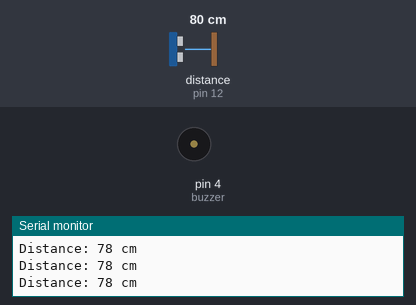
The sketch below on a simulated Arduino Uno, built with avr-gcc and run on an emulated ATmega328P. Shown: buzzer (waves = sounding, pin HIGH), the last lines printed to the serial monitor. Wiring (inferred from the names in the program): ultrasonic range finder: trigger pin 10; echo pin 12. Inputs (shaded band) come from the test bench; at power-on: distance to the obstacle (sensor on pin 12) 80 cm. The echo pulse lasts 58.3 µs per cm; pins used as bus, display or sensor lines are not drawn.

Above: at 1.2 s.
1.3 s: distance to the obstacle (sensor on pin 12) set to 13 cm
2.8 s: distance to the obstacle (sensor on pin 12) set to 10 cm
At 2.95 s:
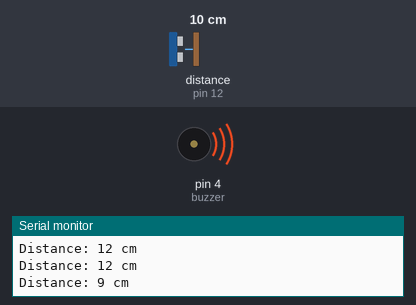
5.8 s: distance to the obstacle (sensor on pin 12) set to 18 cm
At 6.3 s:
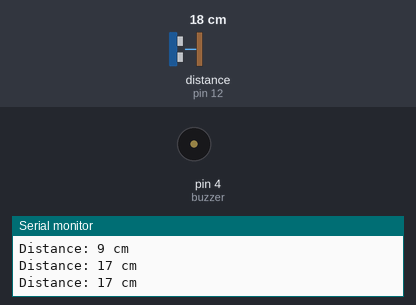
7.3 s: distance to the obstacle (sensor on pin 12) set to 2 cm
At 7.57 s:
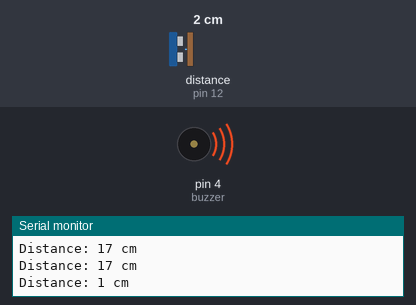
Timing chart, 0 to 11.3 s (numbered marks = the images above; inputs shaded):
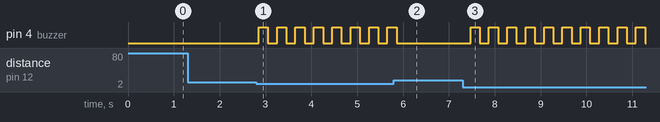

The sketch:

Experiment_no_22.ino
```cpp
// Defines pin numbers
const int trigPin = 10;
const int echoPin = 12;
const int buzzer = 4;  // You need a different pin for the buzzer if echoPin is also 12

// Defines variables
long duration;
int distance;

void setup() {
  pinMode(trigPin, OUTPUT);  // Set trigPin as Output
  pinMode(echoPin, INPUT);   // Set echoPin as Input
  pinMode(buzzer, OUTPUT);   // Set buzzer as Output

  Serial.begin(9600);  // Start Serial Monitor
}

void loop() {
  // Trigger the ultrasonic sensor
  digitalWrite(trigPin, LOW);
  delayMicroseconds(2);
  digitalWrite(trigPin, HIGH);
  delayMicroseconds(10);
  digitalWrite(trigPin, LOW);

  // Read the echo signal (timeout 30ms to avoid hanging)
  duration = pulseIn(echoPin, HIGH, 30000);
  distance = duration * 0.034 / 2;  // Calculate distance

  // Print distance on Serial Monitor
  Serial.print("Distance: ");
  Serial.print(distance);
  Serial.println(" cm");

  // Check distance and activate buzzer
  if (distance > 0 && distance <= 10) {  // Ignore invalid values
    digitalWrite(buzzer, HIGH);
    delay(200);
    digitalWrite(buzzer, LOW);
  } else {
    digitalWrite(buzzer, LOW);
  }

  delay(200);  // Reduced delay for faster detection
}
```

Measured:
- the behaviour switches between 12 and 11 cm on distance to the obstacle (sensor on pin 12) (found by bisection; images 0 and 1)
- after the input at 2.8 s, pin 4 (buzzer): alternates HIGH for 0.20 s and LOW for 0.20 s, starting after 0.05 s
- after the input at 5.8 s, pin 4 (buzzer): goes on until 5.9 s, then stays LOW
- after the input at 7.3 s, pin 4 (buzzer): alternates HIGH for 0.20 s and LOW for 0.20 s, starting after 0.17 s
